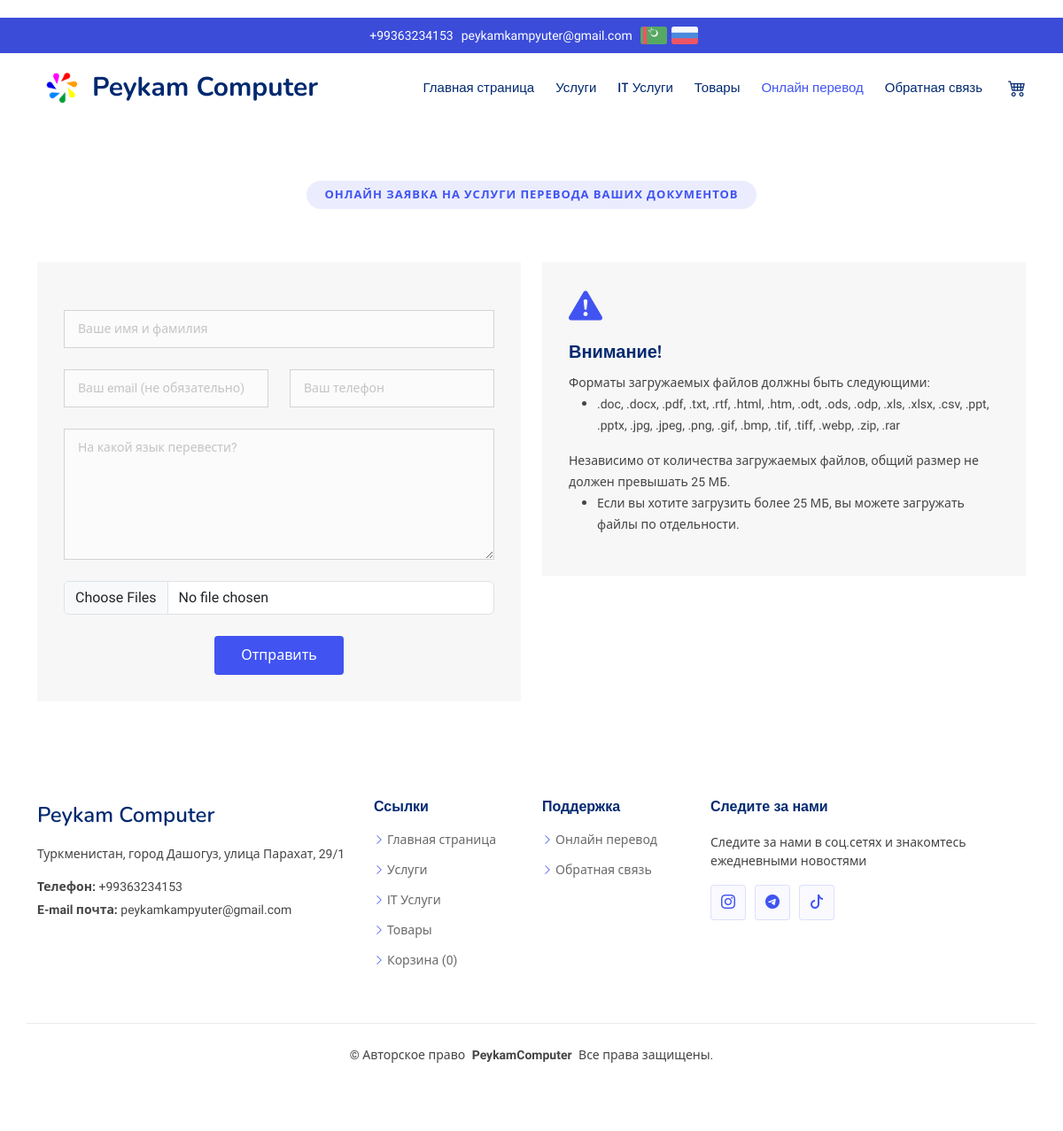
The app's page /ru/translation_page/ with its own data.
### main/models.py (models this page shows, shortened)
class Info(models.Model):
    logo_name = models.CharField(max_length = 500, blank=True)
    title_name = models.CharField(max_length = 500, blank=True)
    title_name_russian = models.CharField(max_length = 500, blank=True)
    email_1 = models.CharField(max_length = 500, blank=True)
    email_2 = models.CharField(max_length = 500, blank=True)
    phone_1 = models.CharField(max_length = 500, blank=True)
    phone_2 = models.CharField(max_length = 500, blank=True)
    address_1 = models.CharField(max_length = 500, blank=True)
    address_1_russian = models.CharField(max_length = 500, blank=True)
    address_2 = models.CharField(max_length = 500, blank=True)
    address_2_russian = models.CharField(max_length = 500, blank=True)
    work_hours = models.CharField(max_length = 500, blank=True)
    instagram_link = models.CharField(max_length = 500, blank=True)
    tiktok_link = models.CharField(max_length = 500, blank=True)
    telegram_link = models.CharField(max_length = 500, blank=True)
    class Meta:
        verbose_name = "Site info"
        verbose_name_plural = "Site info"

class FileUploadInstruction(models.Model):
    title = models.CharField(max_length = 250, blank=True)
    description = models.TextField(blank=True)
    title_russian = models.CharField(max_length = 250, blank=True)
    description_russian = models.TextField(blank=True)
    class Meta:
        verbose_name = "File Upload Instruction"
        verbose_name_plural = "File Upload Instructions"

### main/views.py (the view)
# urls.py: path('ru/translation_page/', views.translation_page_russian, name="translation_page_russian"),
def translation_page_russian(request):
    page = "translation"
    language = "russian"
    upload_instructions = FileUploadInstruction.objects.all()
    context = {
        'page': page,
        'language': language,
        'upload_instructions': upload_instructions
    }
    context['title_name'] = "Peykam | Онлайн перевод"
    return render(request, 'russian/translation-page.html', context)

### templates/russian/translation-page.html (shortened to what this page needs)
{% extends 'russian/base.html' %}
{% load static %}
{% block content %}
<section id="contact" class="contact section">
  <br><br><br><br><br><br>
    <div class="container section-title" data-aos="fade-up">
      <h2>Онлайн заявка на услуги перевода ваших документов</h2>
    </div>
    <div class="container" data-aos="fade-up" data-aos-delay="100">
      <div class="row gy-4">
        <div class="col-lg-6">
          <form action="{% url 'send_translation_russian' %}" method="post" class="php-email-form" data-aos="fade-up" data-aos-delay="200" enctype="multipart/form-data" onsubmit="showLoader()">
            <div class="row gy-4">
              <div class="col-md-12">
                <input type="text" name="name" class="form-control" placeholder="Ваше имя и фамилия" required="">
              </div>
              <div class="col-md-6 ">
                <input type="email" class="form-control" name="email" placeholder="Ваш email (не обязательно)">
              </div>
              <div class="col-md-6 ">
                <input type="text" class="form-control" name="number" placeholder="Ваш телефон" required="">
              </div>
              <div class="col-md-12">
                <textarea class="form-control" name="problem" rows="6" placeholder="На какой язык перевести?" required=""></textarea>
              </div>
              <div class="col-md-12">
                <input type="file" class="form-control" name="file" placeholder="Загрузите ваши документы"  required="" multiple>
              </div>
              <div class="col-md-12 text-center">
                <button type="submit">Отправить</button>
              </div>
            </div>
          </form>
        </div>
        <div class="col-lg-6">
          <div class="row gy-4">
            <div class="col-md-12">
              <div class="info-item" data-aos="fade" data-aos-delay="200">
                <i class="bi bi-exclamation-triangle-fill"></i>
                <h3>Внимание!</h3>
                {% for instruction in upload_instructions %}
                <p>{{instruction.title_russian}}</p>
                <ul>
                  <li><p>{{instruction.description_russian}}</p></li>
                </ul>
                {% endfor %}
              </div>
            </div>
          </div>
        </div>
      </div>
    </div>
  </section>
  {% endblock %}

### templates/russian/navigation.html (shortened to what this page needs)
  {% load static %}
  <header id="header" class="header fixed-top">
    <div class="topbar d-flex align-items-center">
      <div class="container d-flex justify-content-center align-items-center">
        <div class="contact-info d-flex align-items-center">
          <i class="d-flex align-items-center"><a href="tel:{{phone_1}}">{{phone_1}}</a></i>
          <i class="d-flex align-items-center ms-1"><a href="mailto:{{email_1}}">{{email_1}}</a></i>
          <i class="d-flex align-items-center ms-1"><a href="{{turkmen_url}}"><img src="{% static 'assets/img/tm.png' %}" alt=""></a></i>
          <i class="d-flex align-items-center ms-0"><a href="{{russian_url}}"><img src="{% static 'assets/img/ru.png' %}" alt=""></a></i>
        </div>
        </div>
      </div>
    <div class="branding d-flex align-items-cente">
      <div class="container position-relative d-flex align-items-center justify-content-between">
        <a href="{% url 'index_russian' %}" class="logo d-flex align-items-center me-auto">
          <img src="{% static 'assets/img/logo.png' %}" alt="">
          <h1 class="sitename">{{logo_name}}</h1>
        </a>
        <nav id="navmenu" class="navmenu">
          <ul>
            {% if page == 'translation' %}
            <li><a href="{% url 'index_russian' %}">Главная страница<br></a></li>
            <li><a href="{% url 'services_russian' %}">Услуги</a></li>
            <li><a href="{% url 'it_services_russian' %}">IT Услуги</a></li>
            <li><a href="{% url 'products_russian' %}">Товары</a></li>
            <li><a href="{% url 'translation_page_russian' %}" class="active">Онлайн перевод</a></li>
            <li><a href="{% url 'contact_russian' %}">Обратная связь</a></li>
            {% endif %}
            {% if cart_items_length == 0 %}
              <li><a href="{% url 'view_cart_russian' %}"><i class="bi bi-cart4" style="font-size: 20px;"></i></a></li>
            {% else %}
              <li><a href="{% url 'view_cart_russian' %}">({{cart_items_length}})<i class="bi bi-cart4" style="font-size: 20px;"></i></a></li>
            {% endif %}
          </ul>
        </nav>
      </div>
    </div>
  </header>

### templates/russian/footer.html
{% load static %}
  <footer id="footer" class="footer">
    <div class="container footer-top">
      <div class="row gy-4">
        <div class="col-lg-4 col-md-6 footer-about">
          <a href="{% url 'index_russian' %}" class="d-flex align-items-center">
            <span class="sitename">{{logo_name}}</span>
          </a>
          <div class="footer-contact pt-3">
            <p>{{address_1_russian}}</p>
            <p class="mt-3"><strong>Телефон:</strong> <span>{{phone_1}}</span></p>
            <p><strong>E-mail почта:</strong> <span>{{email_1}}</span></p>
          </div>
        </div>
        <div class="col-lg-2 col-md-3 footer-links">
          <h4>Ссылки</h4>
          <ul>
            <li><i class="bi bi-chevron-right"></i> <a href="{% url 'index_russian' %}">Главная страница</a></li>
            <li><i class="bi bi-chevron-right"></i> <a href="{% url 'services_russian' %}">Услуги</a></li>
            <li><i class="bi bi-chevron-right"></i> <a href="{% url 'it_services_russian' %}">IT Услуги</a></li>
            <li><i class="bi bi-chevron-right"></i> <a href="{% url 'products_russian' %}">Товары</a></li>
            <li><i class="bi bi-chevron-right"></i> <a href="{% url 'view_cart_russian' %}">Корзина ({{cart_items_length}})</a></li>
          </ul>
        </div>
        <div class="col-lg-2 col-md-3 footer-links">
          <h4>Поддержка</h4>
           <ul>
            <li><i class="bi bi-chevron-right"></i> <a href="{% url 'translation_page_russian' %}">Онлайн перевод</a></li>
            <li><i class="bi bi-chevron-right"></i> <a href="{% url 'contact_russian' %}">Обратная связь</a></li>
          </ul>
        </div>
        <div class="col-lg-4 col-md-12">
          <h4>Следите за нами</h4>
          <p>Следите за нами в соц.сетях и знакомтесь ежедневными новостями</p>
          <div class="social-links d-flex">
            <a href="https://www.instagram.com/{{instagram_link}}"><i class="bi bi-instagram"></i></a>
            <a href="https://telegram.org/"><i class="bi bi-telegram"></i></a>
            <a href="https://www.tiktok.com/"><i class="bi bi-tiktok"></i></a>
          </div>
        </div>
      </div>
    </div>
    <div class="container copyright text-center mt-4">
      <p>© <span>Авторское право</span> <strong class="px-1 sitename">PeykamComputer</strong> <span>Все права защищены.</span></p>
    </div>
  </footer>

### records on screen
Info: phone_1 "+99363234153", email_1 "peykamkampyuter@gmail.com", logo_name "Peykam Computer", address_1_russian "Туркменистан, город Дашогуз, улица Парахат, 29/1"
FileUploadInstruction: title_russian "Форматы загружаемых файлов должны быть следующими:", description_russian ".doc, .docx, .pdf, .txt, .rtf, .html, .htm, .odt, .ods, .odp, .xls, .xlsx, .csv, .ppt, .pptx, .jpg, .jpeg, .png, .gif, .bmp, .tif, .tiff, .webp, .zip, .rar"
FileUploadInstruction: title_russian "Независимо от количества загружаемых файлов, общий размер не должен превышать 25 МБ.", description_russian "Если вы хотите загрузить более 25 МБ, вы можете загружать файлы по отдельности."

### other values on screen
{{ cart_items_length }} "0"
